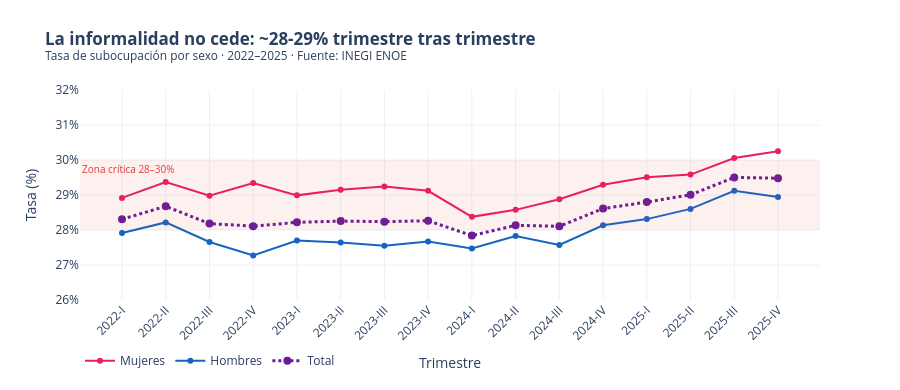

Notebook code cell kept with this figure:
### Markdown cell above
### Grafica 7: "Informalidad Trimestral"
La informalidad se mantiene entre 28 y 30% trimestre tras trimestre.
Las mujeres tienen consistentemente más informalidad que los hombres.

### Code cell
fig7 = go.Figure()

for col, nombre, color, dash in [
    ('mujeres', 'Mujeres', '#e91e63', 'solid'),
    ('hombres', 'Hombres', C1,        'solid'),
    ('total',   'Total',   C8,        'dot'),     
]:
    fig7.add_trace(go.Scatter(
        x=df_inf.label,
        y=df_inf[col],
        name=nombre,
        mode='lines+markers',
        line=dict(color=color, width=3 if col=='total' else 2, dash=dash),
        marker=dict(size=8 if col=='total' else 6),
        hovertemplate=f'{nombre} %{{x}}: %{{y:.1f}}%<extra></extra>'
    ))

fig7.add_hrect(
    y0=28, y1=30,
    fillcolor='rgba(229,57,53,0.07)', line_width=0,
    annotation_text='Zona crítica 28–30%',
    annotation_position='top left',
    annotation_font_size=10,
    annotation_font_color=CA
)

fig7.update_layout(
    title='<b>La informalidad no cede: ~28-29% trimestre tras trimestre</b><br>'
          '<sup>Tasa de subocupación por sexo · 2022–2025 · Fuente: INEGI ENOE</sup>',
    template='plotly_white',
    height=390,
    yaxis=dict(title='Tasa (%)', ticksuffix='%', range=[26, 32]),
    xaxis=dict(title='Trimestre', tickangle=-45),
    legend=dict(orientation='h', y=-0.22),
    margin=dict(t=90, b=90)
)
fig7.show()

### Figure 1 — Plotly figure (JSON) as saved in the notebook; plotly's stock layout.template omitted (floating-point values rounded to 4 significant figures)
{"data": [{"hovertemplate": "Mujeres %{x}: %{y:.1f}%<extra></extra>", "line": {"color": "#e91e63", "dash": "solid", "width": 2}, "marker": {"size": 6}, "mode": "lines+markers", "name": "Mujeres", "type": "scatter", "x": ["2022-I", "2022-II", "2022-III", "2022-IV", "2023-I", "2023-II", "2023-III", "2023-IV", "2024-I", "2024-II", "2024-III", "2024-IV", "2025-I", "2025-II", "2025-III", "2025-IV"], "y": [28.92, 29.37, 28.98, 29.34, 28.99, 29.15, 29.24, 29.12, 28.38, 28.58, 28.88, 29.29, 29.51, 29.58, 30.06, 30.25]}, {"hovertemplate": "Hombres %{x}: %{y:.1f}%<extra></extra>", "line": {"color": "#1565c0", "dash": "solid", "width": 2}, "marker": {"size": 6}, "mode": "lines+markers", "name": "Hombres", "type": "scatter", "x": ["2022-I", "2022-II", "2022-III", "2022-IV", "2023-I", "2023-II", "2023-III", "2023-IV", "2024-I", "2024-II", "2024-III", "2024-IV", "2025-I", "2025-II", "2025-III", "2025-IV"], "y": [27.91, 28.22, 27.66, 27.27, 27.7, 27.64, 27.55, 27.67, 27.47, 27.83, 27.57, 28.13, 28.31, 28.6, 29.12, 28.95]}, {"hovertemplate": "Total %{x}: %{y:.1f}%<extra></extra>", "line": {"color": "#6a1b9a", "dash": "dot", "width": 3}, "marker": {"size": 8}, "mode": "lines+markers", "name": "Total", "type": "scatter", "x": ["2022-I", "2022-II", "2022-III", "2022-IV", "2023-I", "2023-II", "2023-III", "2023-IV", "2024-I", "2024-II", "2024-III", "2024-IV", "2025-I", "2025-II", "2025-III", "2025-IV"], "y": [28.31, 28.68, 28.18, 28.11, 28.22, 28.26, 28.24, 28.26, 27.84, 28.13, 28.11, 28.61, 28.8, 29.0, 29.5, 29.48]}], "layout": {"annotations": [{"font": {"color": "#e53935", "size": 10}, "showarrow": false, "text": "Zona crítica 28–30%", "x": 0, "xanchor": "left", "xref": "x domain", "y": 30, "yanchor": "top", "yref": "y"}], "height": 390, "legend": {"orientation": "h", "y": -0.22}, "margin": {"b": 90, "t": 90}, "shapes": [{"fillcolor": "rgba(229,57,53,0.07)", "line": {"width": 0}, "type": "rect", "x0": 0, "x1": 1, "xref": "x domain", "y0": 28, "y1": 30, "yref": "y"}], "title": {"text": "<b>La informalidad no cede: ~28-29% trimestre tras trimestre</b><br><sup>Tasa de subocupación por sexo · 2022–2025 · Fuente: INEGI ENOE</sup>"}, "xaxis": {"tickangle": -45, "title": {"text": "Trimestre"}}, "yaxis": {"range": [26, 32], "ticksuffix": "%", "title": {"text": "Tasa (%)"}}}}
